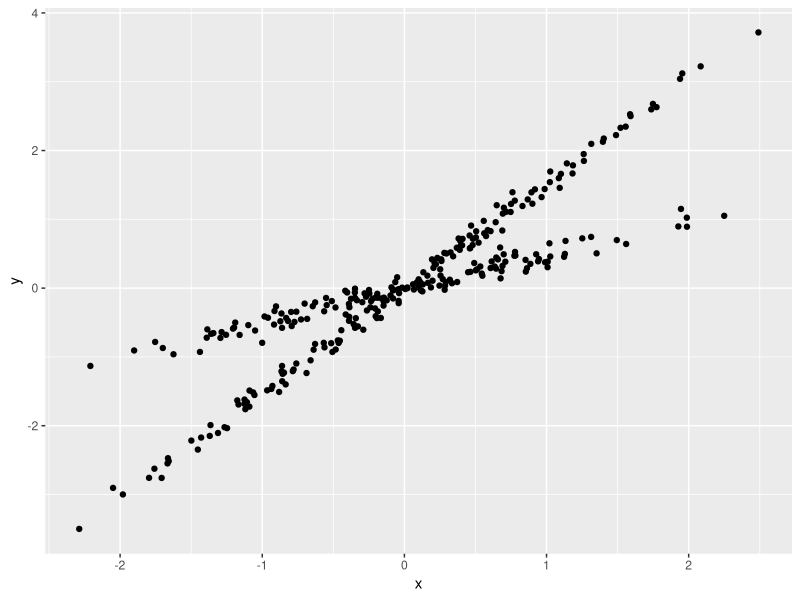
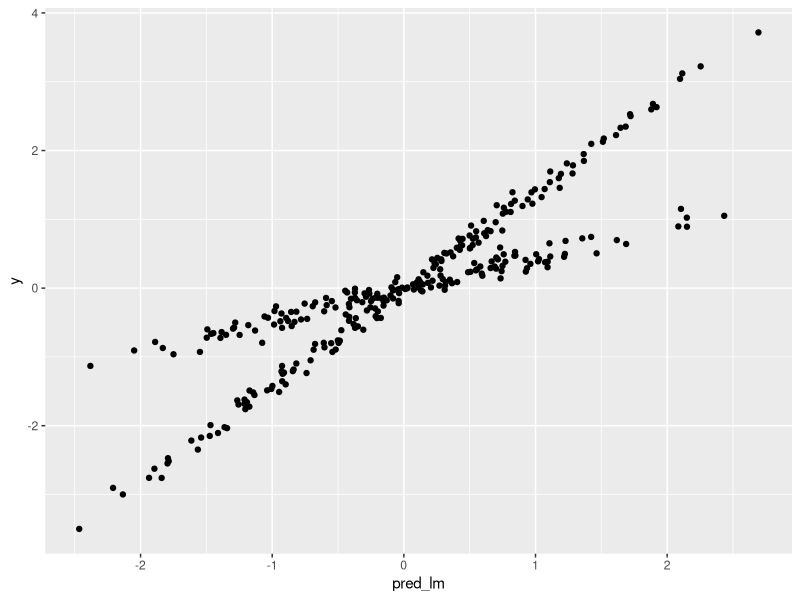
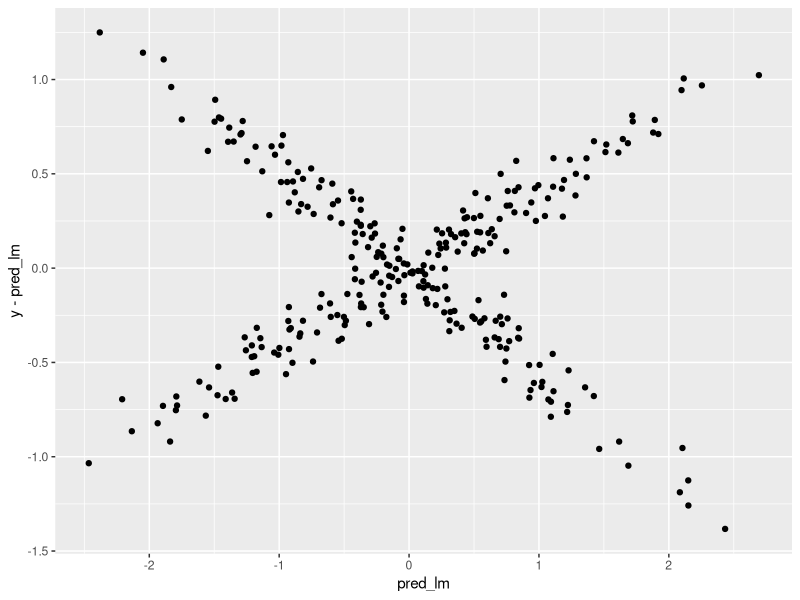
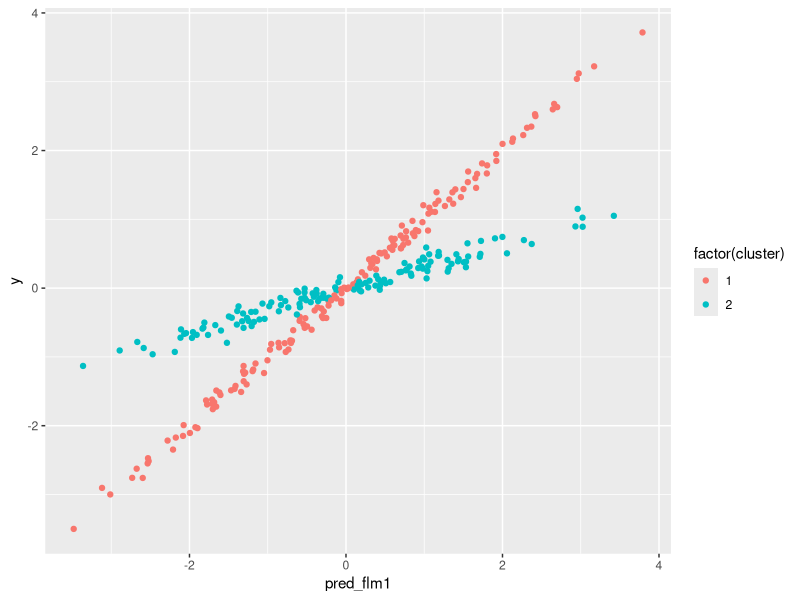
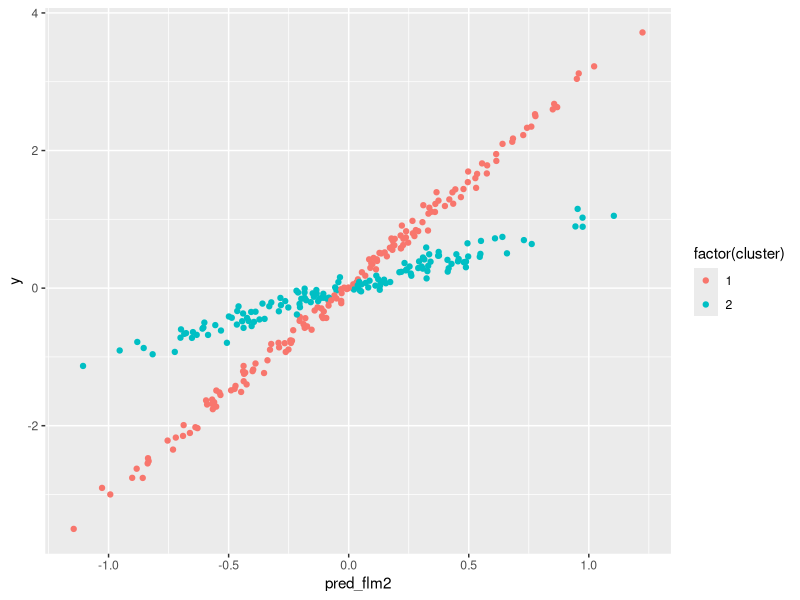
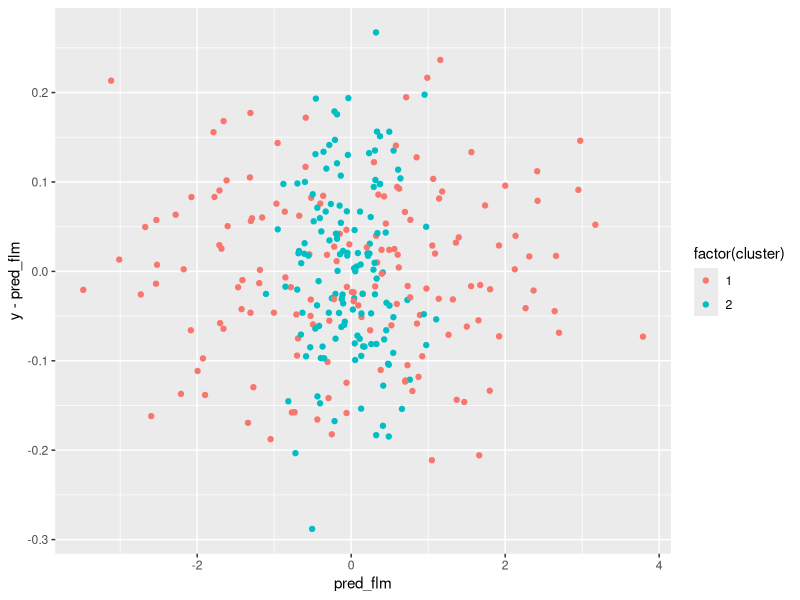
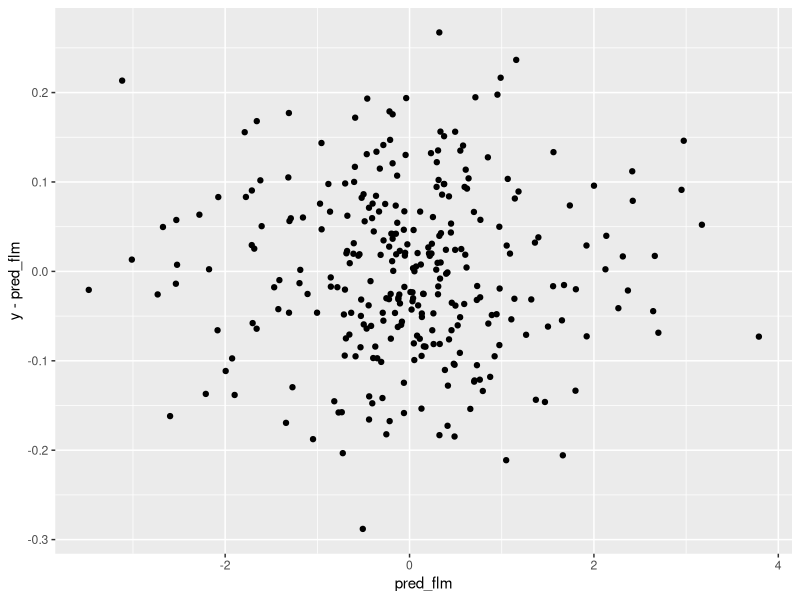

Here is the R script that generated these plots, in order:
library(data.table)
library(ggplot2)
library(flexmix)

n = 300

x = rnorm(n)
y = sample(c(1.5, 0.5), n, replace = TRUE) * x + 0.1*rnorm(n)
df = data.table(x, y)

model.lm = lm(y ~ x, df)

#plot(model.lm)
my_pred_lm = predict(model.lm, df)
df[, pred_lm := my_pred_lm]

ggplot(df, aes(x, y) ) + geom_point()
ggplot(df, aes(pred_lm, y) ) + geom_point()
ggplot(df, aes(pred_lm, y - pred_lm) ) + geom_point()

#flex
model.flex = flexmix(y ~ x, df, k = 2)

parameters(model.flex, component = 1, model = 1)
parameters(model.flex, component = 2, model = 1)

my_pred_flm = predict(model.flex, df)
df[, pred_flm1 := my_pred_flm$Comp.1]
df[, pred_flm2 := my_pred_flm$Comp.2]
df[, cluster := clusters(model.flex)]
df[, pred_flm := ifelse(cluster == 1, pred_flm1, pred_flm2) ]

ggplot(df, aes(pred_flm1, y, color = factor(cluster) ) ) + geom_point()
ggplot(df, aes(pred_flm2, y, color = factor(cluster) ) ) + geom_point()
ggplot(df, aes(pred_flm, y -pred_flm, color = factor(cluster) ) ) + geom_point()
ggplot(df, aes(pred_flm, y - pred_flm) ) + geom_point()
